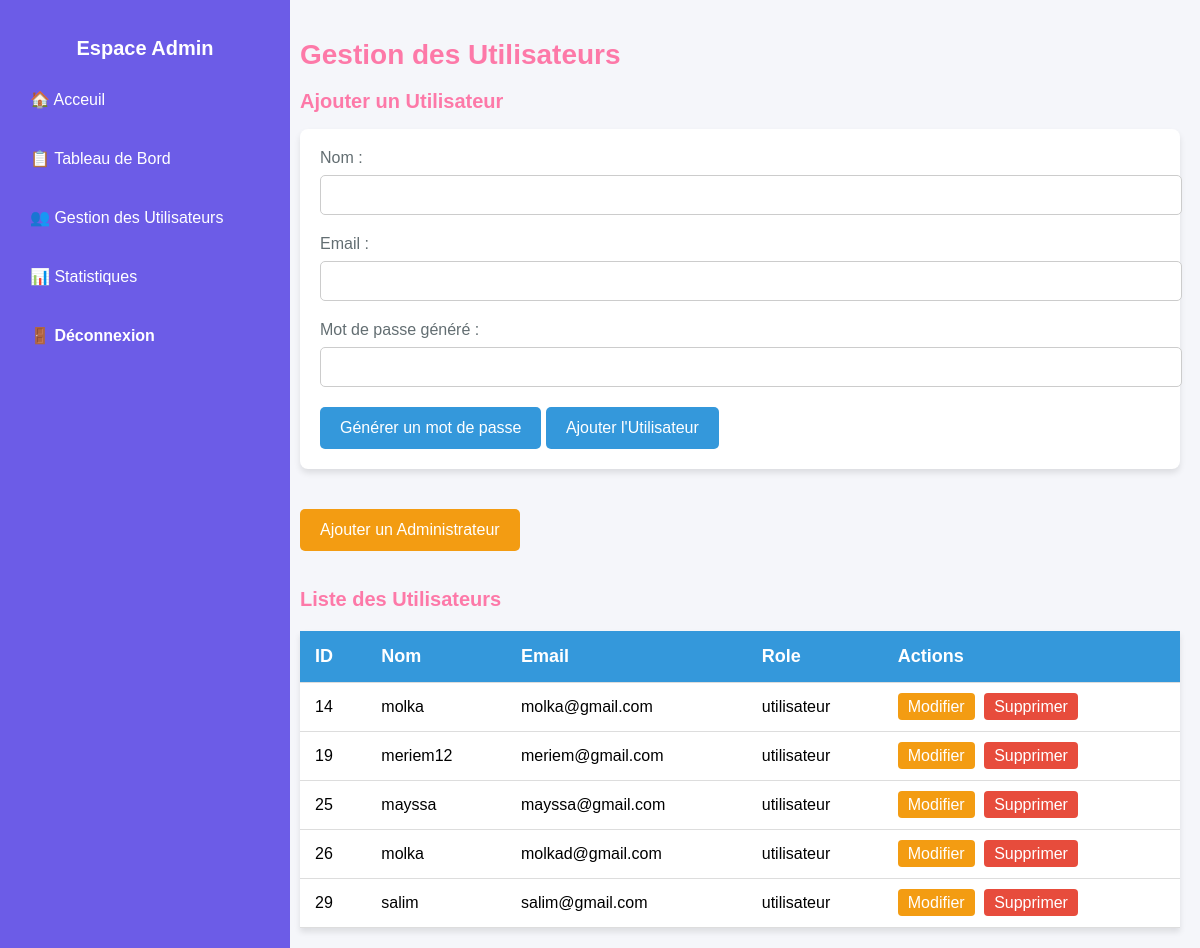
The app's page /gestion-utilisateur.php (signed in) with its own data.
### tables this page shows
CREATE TABLE `utilisateur` (
  `id` int(11) NOT NULL,
  `nom` varchar(100) NOT NULL,
  `email` varchar(100) NOT NULL,
  `mdp` varchar(255) NOT NULL,
  `role` enum('admin','utilisateur') NOT NULL,
  `date_creation` timestamp NOT NULL DEFAULT current_timestamp()
);

### gestion-utilisateur.php (the view, shortened to what this page needs)
<?php
    require("connexion.php");
    try {
        $pdo = new PDO("mysql:host=$host;dbname=$dbname;charset=utf8", $username, $password);
        $pdo->setAttribute(PDO::ATTR_ERRMODE, PDO::ERRMODE_EXCEPTION);
    } catch (PDOException $e) {
        die('Échec de la connexion : ' . $e->getMessage());
    }
    $sql_users = "SELECT id, nom, email, role FROM utilisateur WHERE role != 'admin'";
    $users = $pdo->query($sql_users)->fetchAll(PDO::FETCH_ASSOC);
?>
<!DOCTYPE html>
<html lang="fr">
<head>
</head>
<body>
    <nav class="sidebar">
        <h2>Espace Admin</h2>
        <ul>
            <li><a href="index.php">🏠 Acceuil</a></li>
            <li><a href="admin.php">📋 Tableau de Bord</a></li>
            <li><a href="gestion-utilisateur.php">👥 Gestion des Utilisateurs</a></li>
            <li><a href="stat.php">📊 Statistiques</a></li>
            <li><a href="logout.php" class="logout">🚪 Déconnexion</a></li>
        </ul>
    </nav>
    <main class="content">
        <h1>Gestion des Utilisateurs</h1>
        <section class="user-management">
            <h2>Ajouter un Utilisateur</h2>
            <form action="gestion-utilisateur.php" method="POST">
                <label for="nom">Nom :</label>
                <input type="text" id="nom" name="nom" required>
                <label for="email">Email :</label>
                <input type="email" id="email" name="email" required>
                <label for="motdepasse">Mot de passe généré :</label>
                <input type="text" id="motdepasse" name="motdepasse" readonly required>
                <button type="button" onclick="genererMotDePasse()">Générer un mot de passe</button>
                <button type="submit" name="ajouter_utilisateur">Ajouter l'Utilisateur</button>
            </form>
        </section>
        <section class="user-management">
            <button id="toggleAdminForm">Ajouter un Administrateur</button>
        </section>
        <section class="user-management">
            <h2>Liste des Utilisateurs</h2>
            <table>
                <thead>
                    <tr>
                        <th>ID</th>
                        <th>Nom</th>
                        <th>Email</th>
                        <th>Role</th>
                        <th>Actions</th>
                    </tr>
                </thead>
                <tbody>
                    <?php foreach ($users as $user): ?>
                        <tr>
                            <td><?php echo $user['id']; ?></td>
                            <td><?php echo htmlspecialchars($user['nom']); ?></td>
                            <td><?php echo htmlspecialchars($user['email']); ?></td>
                            <td><?php echo $user['role']; ?></td>
                            <td>
                                <a href="gestion-utilisateur.php?action=edit&id=<?php echo $user['id']; ?>" class="edit">Modifier</a>
                                <a href="gestion-utilisateur.php?action=delete&id=<?php echo $user['id']; ?>" class="delete" onclick="return confirm('Êtes-vous sûr de vouloir supprimer cet utilisateur ?');">Supprimer</a>
                            </td>
                        </tr>
                    <?php endforeach; ?>
                </tbody>
            </table>
        </section>
    </main>
</body>
</html>

### gestion-utilisateur.php (style rules this page uses)
:root { --primary-color: #fd79a8; --secondary-color: #a29bfe; --accent-color: #6c5ce7; --background-color: #f5f6fa; --card-color: #ffffff; --text-color: #2d3436; --light-text: #636e72; --success-color: #2ecc71; --warning-color: #f39c12; --danger-color: #e74c3c; --info-color: #3498db; --info-dark: #2980b9; --hover-color: #ecf0f1; }
body { font-family: Arial, sans-serif; margin: 0; padding: 0; display: flex; background-color: var(--background-color); }
.sidebar { width: 250px; background: var(--accent-color); color: white; padding: 20px; position: fixed; height: 100%; }
.sidebar h2 { text-align: center; margin-bottom: 20px; color: white; }
.sidebar ul { list-style: none; padding: 0; }
.sidebar ul li { margin: 20px 0; }
.sidebar ul li a { color: white; text-decoration: none; display: block; padding: 10px; transition: 0.3s; }
.logout { color: var(--danger-color); font-weight: bold; }
main { margin-left: 280px; padding: 20px; flex-grow: 1; }
h2 { font-size: 20px; color: var(--primary-color); }
h1 { font-size: 28px; color: var(--primary-color); }
form { background-color: var(--card-color); padding: 20px; border-radius: 8px; box-shadow: 0 4px 6px rgba(0, 0, 0, 0.1); margin-bottom: 40px; }
form label { display: block; font-size: 16px; margin-bottom: 8px; color: var(--light-text); }
form input, form select { width: 100%; padding: 10px; margin-bottom: 20px; border: 1px solid #ccc; border-radius: 5px; font-size: 16px; }
form button { background-color: var(--info-color); color: white; padding: 12px 20px; border: none; border-radius: 5px; cursor: pointer; font-size: 16px; }
table { width: 100%; border-collapse: collapse; margin-top: 20px; background-color: var(--card-color); box-shadow: 0 4px 6px rgba(0, 0, 0, 0.1); }
table th, table td { padding: 15px; text-align: left; border-bottom: 1px solid #ddd; }
table th { background-color: var(--info-color); color: white; font-size: 18px; }
table td a { color: white; text-decoration: none; padding: 5px 10px; border-radius: 4px; margin-right: 5px; }
table td a.edit { background-color: var(--warning-color); }
table td a.delete { background-color: var(--danger-color); }
#toggleAdminForm { background-color: var(--warning-color); color: white; padding: 12px 20px; border: none; border-radius: 5px; cursor: pointer; font-size: 16px; margin-bottom: 20px; }

### records on screen
utilisateur: id "14", nom "molka", email "molka@gmail.com", role "utilisateur"
utilisateur: id "19", nom "meriem12", email "meriem@gmail.com", role "utilisateur"
utilisateur: id "25", nom "mayssa", email "mayssa@gmail.com", role "utilisateur"
utilisateur: id "26", nom "molka", email "molkad@gmail.com", role "utilisateur"
utilisateur: id "29", nom "salim", email "salim@gmail.com", role "utilisateur"
